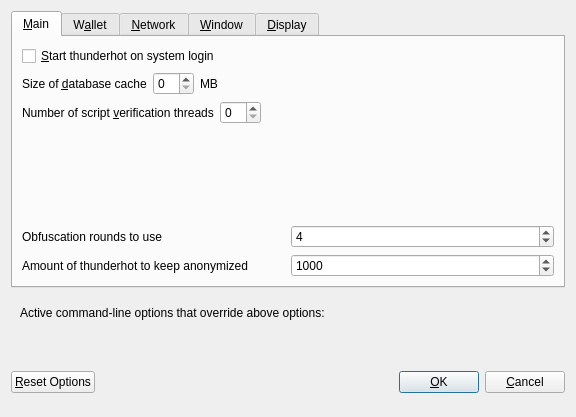
<?xml version="1.0" encoding="UTF-8"?>
<ui version="4.0">
 <class>OptionsDialog</class>
 <widget class="QDialog" name="OptionsDialog">
  <property name="geometry">
   <rect>
    <x>0</x>
    <y>0</y>
    <width>576</width>
    <height>417</height>
   </rect>
  </property>
  <property name="windowTitle">
   <string>Options</string>
  </property>
  <property name="modal">
   <bool>true</bool>
  </property>
  <layout class="QVBoxLayout" name="verticalLayout">
   <item>
    <widget class="QTabWidget" name="tabWidget">
     <property name="currentIndex">
      <number>0</number>
     </property>
     <widget class="QWidget" name="tabMain">
      <attribute name="title">
       <string>&amp;Main</string>
      </attribute>
      <layout class="QVBoxLayout" name="verticalLayout_Main">
       <item>
        <widget class="QCheckBox" name="bitcoinAtStartup">
         <property name="toolTip">
          <string>Automatically start thunderhot after logging in to the system.</string>
         </property>
         <property name="text">
          <string>&amp;Start thunderhot on system login</string>
         </property>
        </widget>
       </item>
       <item>
        <layout class="QHBoxLayout" name="horizontalLayout_2_Main">
         <item>
          <widget class="QLabel" name="databaseCacheLabel">
           <property name="text">
            <string>Size of &amp;database cache</string>
           </property>
           <property name="textFormat">
            <enum>Qt::PlainText</enum>
           </property>
           <property name="buddy">
            <cstring>databaseCache</cstring>
           </property>
          </widget>
         </item>
         <item>
          <widget class="QSpinBox" name="databaseCache"/>
         </item>
         <item>
          <widget class="QLabel" name="databaseCacheUnitLabel">
           <property name="text">
            <string>MB</string>
           </property>
           <property name="textFormat">
            <enum>Qt::PlainText</enum>
           </property>
          </widget>
         </item>
         <item>
          <spacer name="horizontalSpacer_2_Main">
           <property name="orientation">
            <enum>Qt::Horizontal</enum>
           </property>
           <property name="sizeHint" stdset="0">
            <size>
             <width>40</width>
             <height>20</height>
            </size>
           </property>
          </spacer>
         </item>
        </layout>
       </item>
       <item>
        <layout class="QHBoxLayout" name="horizontalLayout_3_Main">
         <item>
          <widget class="QLabel" name="threadsScriptVerifLabel">
           <property name="text">
            <string>Number of script &amp;verification threads</string>
           </property>
           <property name="textFormat">
            <enum>Qt::PlainText</enum>
           </property>
           <property name="buddy">
            <cstring>threadsScriptVerif</cstring>
           </property>
          </widget>
         </item>
         <item>
          <widget class="QSpinBox" name="threadsScriptVerif">
           <property name="toolTip">
            <string>(0 = auto, &lt;0 = leave that many cores free)</string>
           </property>
          </widget>
         </item>
         <item>
          <spacer name="horizontalSpacer_3_Main">
           <property name="orientation">
            <enum>Qt::Horizontal</enum>
           </property>
           <property name="sizeHint" stdset="0">
            <size>
             <width>40</width>
             <height>20</height>
            </size>
           </property>
          </spacer>
         </item>
        </layout>
       </item>
       <item>
        <spacer name="verticalSpacer_Main">
         <property name="orientation">
          <enum>Qt::Vertical</enum>
         </property>
         <property name="sizeHint" stdset="0">
          <size>
           <width>20</width>
           <height>40</height>
          </size>
         </property>
        </spacer>
       </item>
       <item>
        <layout class="QHBoxLayout" name="horizontalLayout_4_Main">
         <item>
          <widget class="QLabel" name="label">
           <property name="toolTip">
            <string>This setting determines the amount of individual masternodes that an input will be anonymized through.&lt;br/&gt;More rounds of anonymization gives a higher degree of privacy, but also costs more in fees.</string>
           </property>
           <property name="text">
            <string>Obfuscation rounds to use</string>
           </property>
          </widget>
         </item>
         <item>
          <widget class="QSpinBox" name="obfuscationRounds">
           <property name="minimum">
            <number>2</number>
           </property>
           <property name="maximum">
            <number>8</number>
           </property>
           <property name="value">
            <number>4</number>
           </property>
          </widget>
         </item>
        </layout>
       </item>
       <item>
        <layout class="QHBoxLayout" name="horizontalLayout">
         <item>
          <widget class="QLabel" name="label_2">
           <property name="toolTip">
            <string>This amount acts as a threshold to turn off Obfuscation once it's reached.</string>
           </property>
           <property name="statusTip">
            <string notr="true"/>
           </property>
           <property name="whatsThis">
            <string notr="true"/>
           </property>
           <property name="accessibleName">
            <string notr="true"/>
           </property>
           <property name="accessibleDescription">
            <string notr="true"/>
           </property>
           <property name="text">
            <string>Amount of thunderhot to keep anonymized</string>
           </property>
          </widget>
         </item>
         <item>
          <widget class="QSpinBox" name="anonymizethunderhot">
           <property name="minimum">
            <number>100</number>
           </property>
           <property name="maximum">
            <number>100000</number>
           </property>
           <property name="singleStep">
            <number>100</number>
           </property>
           <property name="value">
            <number>1000</number>
           </property>
          </widget>
         </item>
        </layout>
       </item>
      </layout>
     </widget>
     <widget class="QWidget" name="tabWallet">
      <attribute name="title">
       <string>W&amp;allet</string>
      </attribute>
      <layout class="QVBoxLayout" name="verticalLayout_Wallet">
       <item>
        <widget class="QGroupBox" name="groupBox">
         <property name="title">
          <string>Expert</string>
         </property>
         <layout class="QVBoxLayout" name="verticalLayout_2">
          <item>
           <widget class="QCheckBox" name="coinControlFeatures">
            <property name="toolTip">
             <string>Whether to show coin control features or not.</string>
            </property>
            <property name="text">
             <string>Enable coin &amp;control features</string>
            </property>
           </widget>
          </item>
          <item>
           <widget class="QCheckBox" name="showMasternodesTab">
            <property name="toolTip">
             <string>Show additional tab listing all your masternodes in first sub-tab&lt;br/&gt;and all masternodes on the network in second sub-tab.</string>
            </property>
            <property name="text">
             <string>Show Masternodes Tab</string>
            </property>
           </widget>
          </item>
          <item>
           <widget class="QCheckBox" name="spendZeroConfChange">
            <property name="toolTip">
             <string>If you disable the spending of unconfirmed change, the change from a transaction&lt;br/&gt;cannot be used until that transaction has at least one confirmation.&lt;br/&gt;This also affects how your balance is computed.</string>
            </property>
            <property name="text">
             <string>&amp;Spend unconfirmed change</string>
            </property>
           </widget>
          </item>
         </layout>
        </widget>
       </item>
       <item>
        <spacer name="verticalSpacer_Wallet">
         <property name="orientation">
          <enum>Qt::Vertical</enum>
         </property>
         <property name="sizeHint" stdset="0">
          <size>
           <width>20</width>
           <height>40</height>
          </size>
         </property>
        </spacer>
       </item>
      </layout>
     </widget>
     <widget class="QWidget" name="tabNetwork">
      <attribute name="title">
       <string>&amp;Network</string>
      </attribute>
      <layout class="QVBoxLayout" name="verticalLayout_Network">
       <item>
        <widget class="QCheckBox" name="mapPortUpnp">
         <property name="toolTip">
          <string>Automatically open the thunderhot client port on the router. This only works when your router supports UPnP and it is enabled.</string>
         </property>
         <property name="text">
          <string>Map port using &amp;UPnP</string>
         </property>
        </widget>
       </item>
       <item>
        <widget class="QCheckBox" name="allowIncoming">
         <property name="toolTip">
          <string>Accept connections from outside</string>
         </property>
         <property name="text">
          <string>Allow incoming connections</string>
         </property>
        </widget>
       </item>
       <item>
        <widget class="QCheckBox" name="connectSocks">
         <property name="toolTip">
          <string>Connect to the thunderhot network through a SOCKS5 proxy.</string>
         </property>
         <property name="text">
          <string>&amp;Connect through SOCKS5 proxy (default proxy):</string>
         </property>
        </widget>
       </item>
       <item>
        <layout class="QHBoxLayout" name="horizontalLayout_1_Network">
         <item>
          <widget class="QLabel" name="proxyIpLabel">
           <property name="text">
            <string>Proxy &amp;IP:</string>
           </property>
           <property name="textFormat">
            <enum>Qt::PlainText</enum>
           </property>
           <property name="buddy">
            <cstring>proxyIp</cstring>
           </property>
          </widget>
         </item>
         <item>
          <widget class="QValidatedLineEdit" name="proxyIp">
           <property name="minimumSize">
            <size>
             <width>140</width>
             <height>0</height>
            </size>
           </property>
           <property name="maximumSize">
            <size>
             <width>140</width>
             <height>16777215</height>
            </size>
           </property>
           <property name="toolTip">
            <string>IP address of the proxy (e.g. IPv4: 127.0.0.1 / IPv6: ::1)</string>
           </property>
          </widget>
         </item>
         <item>
          <widget class="QLabel" name="proxyPortLabel">
           <property name="text">
            <string>&amp;Port:</string>
           </property>
           <property name="textFormat">
            <enum>Qt::PlainText</enum>
           </property>
           <property name="buddy">
            <cstring>proxyPort</cstring>
           </property>
          </widget>
         </item>
         <item>
          <widget class="QLineEdit" name="proxyPort">
           <property name="minimumSize">
            <size>
             <width>55</width>
             <height>0</height>
            </size>
           </property>
           <property name="maximumSize">
            <size>
             <width>55</width>
             <height>16777215</height>
            </size>
           </property>
           <property name="toolTip">
            <string>Port of the proxy (e.g. 9050)</string>
           </property>
          </widget>
         </item>
         <item>
          <spacer name="horizontalSpacer_1_Network">
           <property name="orientation">
            <enum>Qt::Horizontal</enum>
           </property>
           <property name="sizeHint" stdset="0">
            <size>
             <width>40</width>
             <height>20</height>
            </size>
           </property>
          </spacer>
         </item>
        </layout>
       </item>
       <item>
        <spacer name="verticalSpacer_Network">
         <property name="orientation">
          <enum>Qt::Vertical</enum>
         </property>
         <property name="sizeHint" stdset="0">
          <size>
           <width>20</width>
           <height>40</height>
          </size>
         </property>
        </spacer>
       </item>
      </layout>
     </widget>
     <widget class="QWidget" name="tabWindow">
      <attribute name="title">
       <string>&amp;Window</string>
      </attribute>
      <layout class="QVBoxLayout" name="verticalLayout_Window">
       <item>
        <widget class="QCheckBox" name="minimizeToTray">
         <property name="toolTip">
          <string>Show only a tray icon after minimizing the window.</string>
         </property>
         <property name="text">
          <string>&amp;Minimize to the tray instead of the taskbar</string>
         </property>
        </widget>
       </item>
       <item>
        <widget class="QCheckBox" name="minimizeOnClose">
         <property name="toolTip">
          <string>Minimize instead of exit the application when the window is closed. When this option is enabled, the application will be closed only after selecting Quit in the menu.</string>
         </property>
         <property name="text">
          <string>M&amp;inimize on close</string>
         </property>
        </widget>
       </item>
       <item>
        <spacer name="verticalSpacer_Window">
         <property name="orientation">
          <enum>Qt::Vertical</enum>
         </property>
         <property name="sizeHint" stdset="0">
          <size>
           <width>20</width>
           <height>40</height>
          </size>
         </property>
        </spacer>
       </item>
      </layout>
     </widget>
     <widget class="QWidget" name="tabDisplay">
      <attribute name="title">
       <string>&amp;Display</string>
      </attribute>
      <layout class="QVBoxLayout" name="verticalLayout_Display">
       <item>
        <layout class="QHBoxLayout" name="horizontalLayout_1_Display">
         <item>
          <widget class="QLabel" name="langLabel">
           <property name="text">
            <string>User Interface &amp;language:</string>
           </property>
           <property name="textFormat">
            <enum>Qt::PlainText</enum>
           </property>
           <property name="buddy">
            <cstring>lang</cstring>
           </property>
          </widget>
         </item>
         <item>
          <widget class="QValueComboBox" name="lang">
           <property name="toolTip">
            <string>The user interface language can be set here. This setting will take effect after restarting thunderhot.</string>
           </property>
          </widget>
         </item>
        </layout>
       </item>
       <item>
        <widget class="QLabel" name="label_3">
         <property name="toolTip">
          <string notr="true"/>
         </property>
         <property name="statusTip">
          <string notr="true"/>
         </property>
         <property name="whatsThis">
          <string notr="true"/>
         </property>
         <property name="accessibleName">
          <string notr="true"/>
         </property>
         <property name="text">
          <string>Language missing or translation incomplete? Help contributing translations here:
https://www.transifex.com/thunderhot-project/thunderhot-project-translations</string>
         </property>
         <property name="wordWrap">
          <bool>true</bool>
         </property>
         <property name="openExternalLinks">
          <bool>true</bool>
         </property>
         <property name="textInteractionFlags">
          <set>Qt::TextBrowserInteraction</set>
         </property>
        </widget>
       </item>
       <item>
        <layout class="QHBoxLayout" name="horizontalLayout_4_Display" stretch="0,0">
         <item>
          <widget class="QLabel" name="themeLabel">
           <property name="text">
            <string>User Interface Theme:</string>
           </property>
          </widget>
         </item>
         <item>
          <widget class="QValueComboBox" name="theme"/>
         </item>
        </layout>
       </item>
       <item>
        <widget class="Line" name="line">
         <property name="orientation">
          <enum>Qt::Horizontal</enum>
         </property>
        </widget>
       </item>
       <item>
        <layout class="QHBoxLayout" name="horizontalLayout_2_Display">
         <item>
          <widget class="QLabel" name="unitLabel">
           <property name="text">
            <string>&amp;Unit to show amounts in:</string>
           </property>
           <property name="textFormat">
            <enum>Qt::PlainText</enum>
           </property>
           <property name="buddy">
            <cstring>unit</cstring>
           </property>
          </widget>
         </item>
         <item>
          <widget class="QValueComboBox" name="unit">
           <property name="toolTip">
            <string>Choose the default subdivision unit to show in the interface and when sending coins.</string>
           </property>
          </widget>
         </item>
        </layout>
       </item>
       <item>
        <layout class="QHBoxLayout" name="horizontalLayout_5_Display">
         <item>
          <widget class="QLabel" name="digitsLabel">
           <property name="text">
            <string>Decimal digits</string>
           </property>
          </widget>
         </item>
         <item>
          <widget class="QValueComboBox" name="digits"/>
         </item>
        </layout>
       </item>
       <item>
        <layout class="QHBoxLayout" name="horizontalLayout_3_Display">
         <item>
          <widget class="QLabel" name="thirdPartyTxUrlsLabel">
           <property name="toolTip">
            <string>Third party URLs (e.g. a block explorer) that appear in the transactions tab as context menu items. %s in the URL is replaced by transaction hash. Multiple URLs are separated by vertical bar |.</string>
           </property>
           <property name="text">
            <string>Third party transaction URLs</string>
           </property>
           <property name="buddy">
            <cstring>thirdPartyTxUrls</cstring>
           </property>
          </widget>
         </item>
         <item>
          <widget class="QLineEdit" name="thirdPartyTxUrls">
           <property name="toolTip">
            <string>Third party URLs (e.g. a block explorer) that appear in the transactions tab as context menu items. %s in the URL is replaced by transaction hash. Multiple URLs are separated by vertical bar |.</string>
           </property>
          </widget>
         </item>
        </layout>
       </item>
       <item>
        <spacer name="verticalSpacer">
         <property name="orientation">
          <enum>Qt::Vertical</enum>
         </property>
         <property name="sizeHint" stdset="0">
          <size>
           <width>20</width>
           <height>40</height>
          </size>
         </property>
        </spacer>
       </item>
      </layout>
     </widget>
    </widget>
   </item>
   <item>
    <widget class="QFrame" name="frame">
     <layout class="QVBoxLayout" name="verticalLayout_Bottom">
      <item>
       <layout class="QHBoxLayout" name="horizontalLayout_Bottom">
        <item>
         <widget class="QLabel" name="overriddenByCommandLineInfoLabel">
          <property name="text">
           <string>Active command-line options that override above options:</string>
          </property>
          <property name="textFormat">
           <enum>Qt::PlainText</enum>
          </property>
         </widget>
        </item>
        <item>
         <spacer name="horizontalSpacer_Bottom">
          <property name="orientation">
           <enum>Qt::Horizontal</enum>
          </property>
          <property name="sizeHint" stdset="0">
           <size>
            <width>40</width>
            <height>20</height>
           </size>
          </property>
         </spacer>
        </item>
       </layout>
      </item>
      <item>
       <widget class="QLabel" name="overriddenByCommandLineLabel">
        <property name="text">
         <string/>
        </property>
        <property name="textFormat">
         <enum>Qt::PlainText</enum>
        </property>
        <property name="wordWrap">
         <bool>true</bool>
        </property>
       </widget>
      </item>
     </layout>
    </widget>
   </item>
   <item>
    <layout class="QHBoxLayout" name="horizontalLayout_Buttons">
     <item>
      <widget class="QPushButton" name="resetButton">
       <property name="toolTip">
        <string>Reset all client options to default.</string>
       </property>
       <property name="text">
        <string>&amp;Reset Options</string>
       </property>
       <property name="autoDefault">
        <bool>false</bool>
       </property>
      </widget>
     </item>
     <item>
      <spacer name="horizontalSpacer_1">
       <property name="orientation">
        <enum>Qt::Horizontal</enum>
       </property>
       <property name="sizeHint" stdset="0">
        <size>
         <width>40</width>
         <height>48</height>
        </size>
       </property>
      </spacer>
     </item>
     <item>
      <widget class="QLabel" name="statusLabel">
       <property name="minimumSize">
        <size>
         <width>200</width>
         <height>0</height>
        </size>
       </property>
       <property name="font">
        <font>
         <weight>75</weight>
         <bold>true</bold>
        </font>
       </property>
       <property name="text">
        <string/>
       </property>
       <property name="textFormat">
        <enum>Qt::PlainText</enum>
       </property>
       <property name="wordWrap">
        <bool>true</bool>
       </property>
      </widget>
     </item>
     <item>
      <spacer name="horizontalSpacer_2">
       <property name="orientation">
        <enum>Qt::Horizontal</enum>
       </property>
       <property name="sizeHint" stdset="0">
        <size>
         <width>40</width>
         <height>48</height>
        </size>
       </property>
      </spacer>
     </item>
     <item>
      <widget class="QPushButton" name="okButton">
       <property name="text">
        <string>&amp;OK</string>
       </property>
       <property name="autoDefault">
        <bool>false</bool>
       </property>
       <property name="default">
        <bool>true</bool>
       </property>
      </widget>
     </item>
     <item>
      <widget class="QPushButton" name="cancelButton">
       <property name="text">
        <string>&amp;Cancel</string>
       </property>
       <property name="autoDefault">
        <bool>false</bool>
       </property>
      </widget>
     </item>
    </layout>
   </item>
  </layout>
 </widget>
 <customwidgets>
  <customwidget>
   <class>QValidatedLineEdit</class>
   <extends>QLineEdit</extends>
   <header>qvalidatedlineedit.h</header>
  </customwidget>
  <customwidget>
   <class>QValueComboBox</class>
   <extends>QComboBox</extends>
   <header>qvaluecombobox.h</header>
  </customwidget>
 </customwidgets>
 <resources/>
 <connections/>
</ui>
